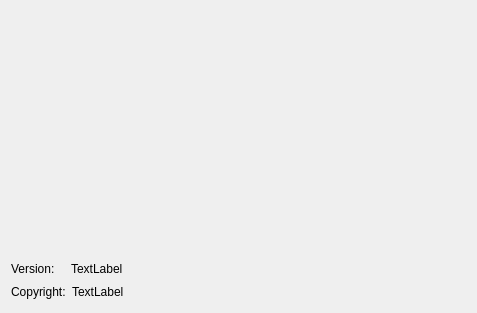
<?xml version="1.0" encoding="UTF-8"?>
<ui version="4.0">
 <class>SplashScreenWidget</class>
 <widget class="QWidget" name="SplashScreenWidget">
  <property name="geometry">
   <rect>
    <x>0</x>
    <y>0</y>
    <width>477</width>
    <height>313</height>
   </rect>
  </property>
  <layout class="QGridLayout" name="gridLayout">
   <item row="0" column="0">
    <spacer name="verticalSpacer">
     <property name="orientation">
      <enum>Qt::Vertical</enum>
     </property>
     <property name="sizeHint" stdset="0">
      <size>
       <width>20</width>
       <height>40</height>
      </size>
     </property>
    </spacer>
   </item>
   <item row="2" column="1">
    <spacer name="horizontalSpacer">
     <property name="orientation">
      <enum>Qt::Horizontal</enum>
     </property>
     <property name="sizeHint" stdset="0">
      <size>
       <width>40</width>
       <height>20</height>
      </size>
     </property>
    </spacer>
   </item>
   <item row="1" column="0">
    <layout class="QHBoxLayout" name="horizontalLayout_2">
     <item>
      <widget class="QLabel" name="label">
       <property name="text">
        <string>Version:</string>
       </property>
      </widget>
     </item>
     <item>
      <widget class="QLabel" name="versionText">
       <property name="text">
        <string>TextLabel</string>
       </property>
      </widget>
     </item>
    </layout>
   </item>
   <item row="2" column="0">
    <layout class="QHBoxLayout" name="horizontalLayout">
     <item>
      <widget class="QLabel" name="label_2">
       <property name="text">
        <string>Copyright:</string>
       </property>
      </widget>
     </item>
     <item>
      <widget class="QLabel" name="copyrightText">
       <property name="text">
        <string>TextLabel</string>
       </property>
      </widget>
     </item>
    </layout>
   </item>
  </layout>
 </widget>
 <resources/>
 <connections/>
</ui>
